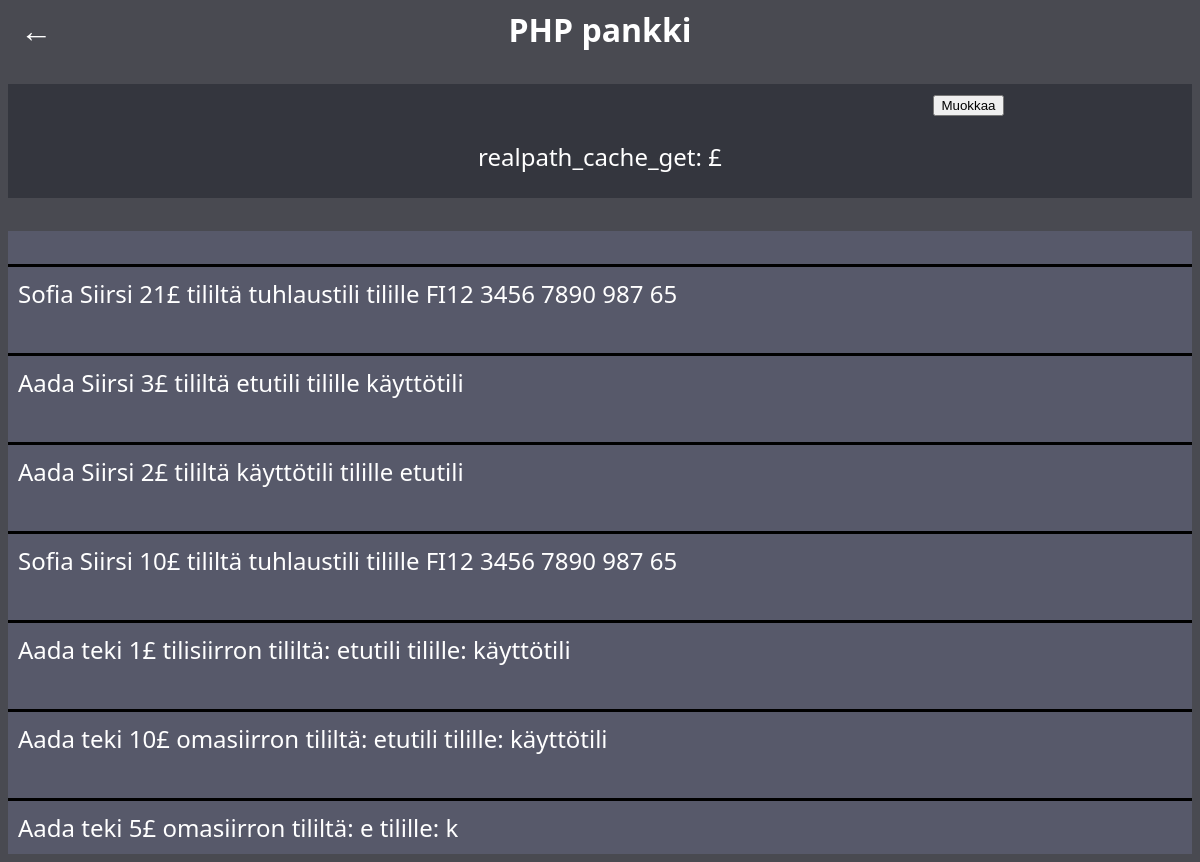
The app's page /näytä_tili.php?tili_id=2 with its own data.
### tables this page shows
CREATE TABLE `tapahtumat` (
  `id` int(11) NOT NULL,
  `amount` int(11) NOT NULL,
  `sender_account_id` int(20) NOT NULL,
  `reciver_account_id` int(20) NOT NULL,
  `information` varchar(255) DEFAULT NULL,
  `date` datetime DEFAULT NULL
);

### näytä_tili.php (the view, shortened to what this page needs)
<?php
include 'dbyhteys.php';
?>
<!DOCTYPE html>
<html lang="en">
<head>
    <link rel="stylesheet" href="style.css">
</head>
<body>
    <a class="backarrow" href="index.php" style="position: absolute; left: 20px;">&#8592;</a>
    <a href="index.php">PHP pankki</a>
    <br><br>
    <?php
        $tiliData = $conn->query(
            "SELECT tilinimi, IBAN, amount
            FROM tilit
            WHERE tili_Id = '" . $_GET["tili_id"] . "'
            AND kayttaja_id = '" .$_SESSION["user_id"]. "'"
            )->fetch();
    ?>
    <div id="tilitiedot">
        <div id="tilinimiBox">
            <button onClick="$('#tilinimi').attr('contentEditable', 'true').css('color', '#b2f4ff').focus()">Muokkaa</button>
        </div>
        <p>realpath_cache_get: <?php echo $tiliData["amount"] ?>£</p>
    </div>
    <br>
    <div id="Tapahtumat">
        <?php
            $tapahtumat = $conn->prepare(
                "SELECT information
                FROM tapahtumat
                WHERE (reciver_account_id = :account_id OR sender_account_id = :account_id)");
                $tapahtumat->execute(["account_id" => $_GET["tili_id"]]);
                $tapahtumat = $tapahtumat->fetchAll();
            if ($tapahtumat) {
                foreach ($tapahtumat as $tapahtuma)
                    echo "<div class='tapahtuma'>" .$tapahtuma["information"]. "</div><br>";
            } else {
                echo "<script>document.getElementById('Tapahtumat_teksti').style.display = 'none';</script>";
            }
        ?>
    </div>
</body>
</html>

### style.css (style rules this page uses)
body { text-align: center; background-color: #494a51; color: #fff; font-size: x-large; font-family: 'Segoe UI', Tahoma, Geneva, Verdana, sans-serif; }
a { color: #fff; text-decoration: none; font-size: xx-large; font-weight: bold; }
#tilitiedot { background: #34363e; padding-block: 1px; }
#Tapahtumat { display: flex; flex-direction: column-reverse; background-color: #57596a; text-align: left; }
.tapahtuma { border-top: solid 3px black; padding: 10px; }
#tilinimiBox { display: flex; padding-top: 10px; justify-content: space-around; }

### records on screen
tapahtumat: information "Aada teki 5£ omasiirron tililtä: e tilille: k"
tapahtumat: information "Aada teki 10£ omasiirron tililtä: etutili tilille: käyttötili"
tapahtumat: information "Aada teki 1£ tilisiirron tililtä: etutili tilille: käyttötili"
tapahtumat: information "Sofia Siirsi 10£ tililtä tuhlaustili tilille FI12 3456 7890 987 65"
tapahtumat: information "Aada Siirsi 2£ tililtä käyttötili tilille etutili"
tapahtumat: information "Aada Siirsi 3£ tililtä etutili tilille käyttötili"
tapahtumat: information "Sofia Siirsi 21£ tililtä tuhlaustili tilille FI12 3456 7890 987 65"
